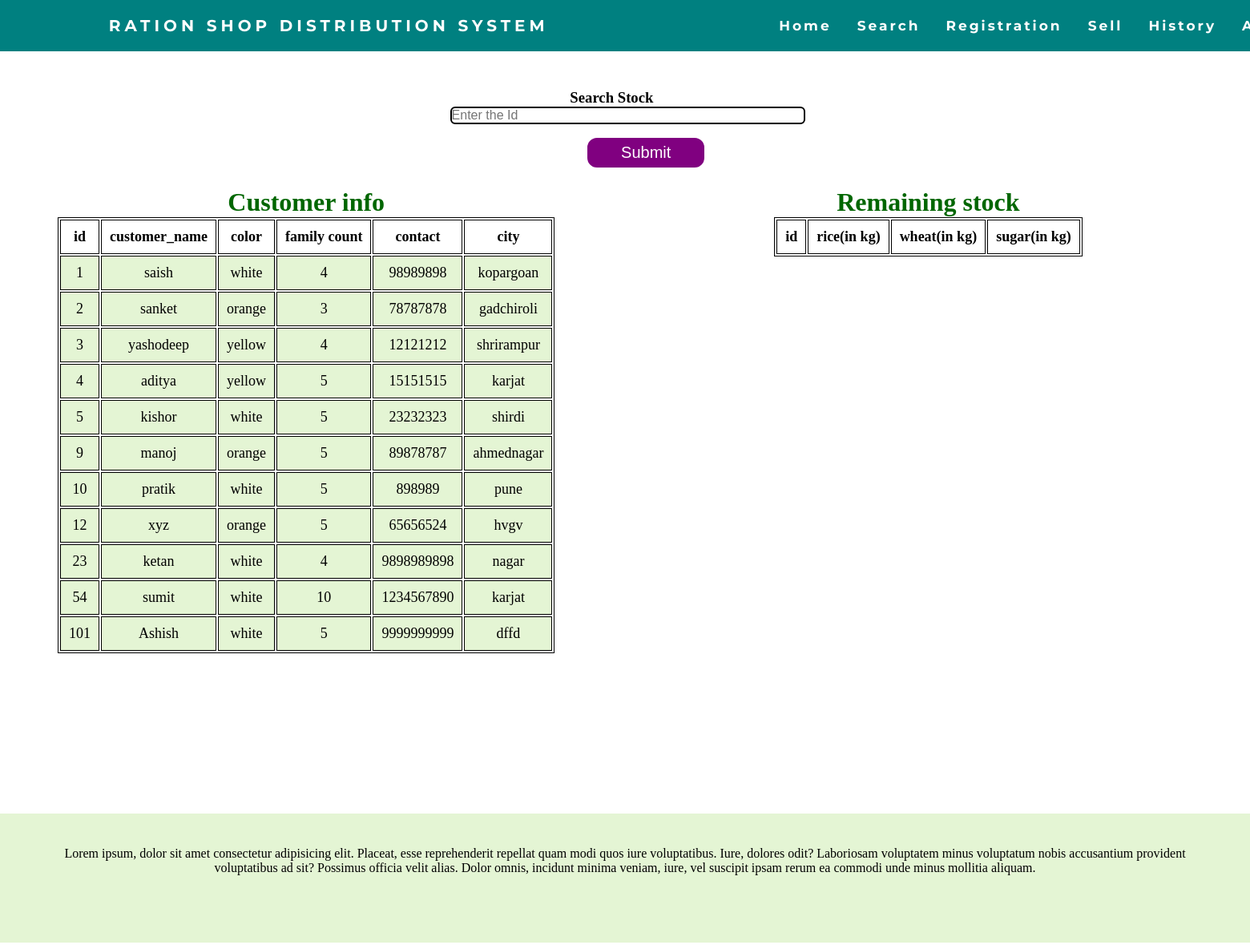
The app's page /Frontend/search_user.php with its own data.
### tables this page shows
CREATE TABLE `customer_info` (
  `id` int(3) NOT NULL,
  `name` varchar(50) NOT NULL,
  `color` varchar(10) NOT NULL,
  `family_count` int(3) NOT NULL,
  `contact` char(10) DEFAULT NULL,
  `city` varchar(20) NOT NULL
);

### Frontend/search_user.php (the view, shortened to what this page needs)
<!DOCTYPE html>
<html lang="en">
<head>
	<link rel="stylesheet" href="adminpage.css" />
</head>
<body>
	<nav>
		<div class="heading">
			<h4>Ration Shop Distribution System </h4>
		</div>
		<ul class="nav-links">
		<li><a class="home" href="adminpage.php">Home</a></li>
        <li><a href="search_user.php">Search</a></li>
        <li><a href="registration.php">Registration</a></li>
        <li><a href="sell.php">Sell</a></li>
        <li><a href="history.php">History</a></li>
        <li><a href="add_stock.php">Add_Stock</a></li>
		</ul>
	</nav>
</body>
</html>
<!DOCTYPE html>
<html lang="en">
<head>
</head>
<body>
	<div>
		<form id="suser" action="search_user.php"
			method="post">
			<h3 id="seh">Search Stock</h3>
			<input type="number" name="search" placeholder="Enter the Id"><br>
			<input id="btn" type="submit" >
		</form>
	</div>
	<div class="right">
		<table>
			<caption>
				<h1>Customer info</h1>
			</caption>
			<tr>
				<th>id</th>
				<th>customer_name</th>
				<th>color</th>
				<th>family count</th>
				<th>contact</th>
				<th>city</th>
			</tr>
			<?php
            $user = 'root';
            $password = '';
            $database = 'DBMS';
            $servername = 'localhost:3306';
            $mysqli = new mysqli(
            	$servername,
            	$user,
            	$password,
            	$database
            );
            $sql = " SELECT * FROM customer_info ";
            $result = $mysqli->query($sql);
            while ($rows = $result->fetch_assoc()) {
            ?>
			<tr>
				<td>
					<?php echo $rows['id']; ?>
				</td>
				<td>
					<?php echo $rows['name']; ?>
				</td>
				<td>
					<?php echo $rows['color']; ?>
				</td>
				<td>
					<?php echo $rows['family_count']; ?>
				</td>
				<td>
					<?php echo $rows['contact']; ?>
				</td>
				<td>
					<?php echo $rows['city']; ?>
				</td>
			</tr>
			<?php
            }
            ?>
		</table>
	</div>
	<div class="left">
		<table>
			<caption>
				<h1>Remaining stock</h1>
			</caption>
			<tr>
				<th>id</th>
				<th>rice(in kg)</th>
				<th>wheat(in kg)</th>
				<th>sugar(in kg)</th>
			</tr>
		</table>
	</div>
	<div id="information">
		Lorem ipsum, dolor sit amet consectetur adipisicing
		elit. Placeat, esse reprehenderit repellat quam modi
		quos iure voluptatibus.
		Iure, dolores odit? Laboriosam voluptatem minus
		voluptatum nobis accusantium provident voluptatibus
		ad
		sit? Possimus officia velit alias. Dolor omnis,
		incidunt
		minima veniam, iure, vel suscipit
		ipsam rerum ea commodi unde minus mollitia aliquam.
	</div>
</body>
</html>

### Frontend/adminpage.css (style rules this page uses)
* { margin: 0px; padding: 0px; }
nav { display: flex; justify-content: space-around; align-items: center; min-height: 8vh; background-color: teal; font-family: "Montserrat", sans-serif; }
.heading { color: white; text-transform: uppercase; letter-spacing: 5px; font-size: 20px; }
.nav-links { display: flex; justify-content: space-around; width: 30%; }
.nav-links li { list-style: none; }
.nav-links a { color: white; text-decoration: none; letter-spacing: 3px; font-weight: bold; font-size: 17px; padding: 14px 16px; }
#information { text-emphasis-color: blue; height: 10px; background-color: #2596be; }

### Frontend/search_user.php (style rules this page uses)
table { margin: 3% auto; font-size: large; border: 1px solid black; }
h1 { text-align: center; color: #006600; font-size: xx-large; font-family: 'Gill Sans', 'Gill Sans MT', ' Calibri', 'Trebuchet MS', 'sans-serif'; }
td { background-color: #E4F5D4; border: 1px solid black; }
th, td { font-weight: bold; border: 1px solid black; padding: 10px; text-align: center; }
td { font-weight: lighter; }
.left { display: inline-block; width: 50%; height: 50em; }
.right { display: inline-block; width: 49%; height: 50em; background-repeat: no-repeat; }
#information { color: black; background-color: #E4F5D4; text-align: center; margin-bottom: 8px; height: 79px; padding: 41px; }
#suser { align-self: auto; margin-left: 36%; margin-top: 3%; }
input, textarea { border: 2px solid black; border-radius: 6px; outline: none; font-size: 16px; width: 44%; }
#btn { color: white; background: purple; padding: 7px 8px; font-size: 20px; border: 2px solid white; border-radius: 14px; cursor: pointer; margin-left: 17%; margin-top: 1.5%; width: 15%; }
#seh { margin-left:15% ; }

### records on screen
customer_info: id "1", name "saish", color "white", family_count "4", contact "98989898", city "kopargoan"
customer_info: id "2", name "sanket", color "orange", family_count "3", contact "78787878", city "gadchiroli"
customer_info: id "3", name "yashodeep", color "yellow", family_count "4", contact "12121212", city "shrirampur"
customer_info: id "4", name "aditya", color "yellow", family_count "5", contact "15151515", city "karjat"
customer_info: id "5", name "kishor", color "white", family_count "5", contact "23232323", city "shirdi"
customer_info: id "9", name "manoj", color "orange", family_count "5", contact "89878787", city "ahmednagar"
customer_info: id "10", name "pratik", color "white", family_count "5", contact "898989", city "pune"
customer_info: id "12", name "xyz", color "orange", family_count "5", contact "65656524", city "hvgv"
customer_info: id "23", name "ketan", color "white", family_count "4", contact "9898989898", city "nagar"
customer_info: id "54", name "sumit", color "white", family_count "10", contact "1234567890", city "karjat"
customer_info: id "101", name "Ashish", color "white", family_count "5", contact "9999999999", city "dffd"
